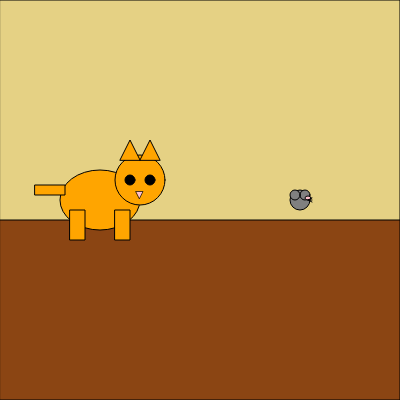
Frame 1 (no input)
Frame 60 (no input): identical to frame 1, image omitted
Frame 120 (the mouse pressed at the canvas centre since frame 60): identical to frame 1, image omitted

The p5.js sketch that drew this single still picture (run headless with seeded random() and noise() and a simulated clock; from frame 60 on, the mouse is pressed at the canvas centre):

// p5.js sketch
// ── sketch.js
let catX = 100;
let catY = 200;
let ratX = 300;
let ratY = 200;
let stepSize = 1; // Adjust the step size as needed for the cat's movement speed
let catClicked = false;
let ratSize = 20; // Initial size of the rat

function setup() {
  createCanvas(400, 400);
}

function draw() {
  // Draw background
  drawBackground();

  // Draw cat
  drawCat(catX, catY);

  // Draw rat
  drawRat(ratX, ratY);

  // Move cat if clicked
  if (catClicked && catX < ratX) {
    catX += stepSize;
  }

  // Check if the cat has reached the rat
  if (catX >= ratX && catY === ratY) {
    ratSize *= 2; // Double the rat's size
  }
}

function drawBackground() {
  // Yellow wall
  fill(229, 209, 132); // Yellow color
  rect(0, 0, width, height * 2.0); // Wall occupies 80% of the canvas height

  // Brown floor
  fill(139, 69, 19); // Brown color
  let floorY = ratY + 20; // Adjusted position of the floor
  rect(0, floorY, width, height - floorY); // Floor positioned slightly below the rat
}

function drawCat(x, y) {
  // Cat body
  fill(255, 165, 0); // Orange color
  ellipse(x, y, 80, 60);

  // Cat head
  fill(255, 165, 0); // Orange color
  ellipse(x + 40, y - 20, 50, 50);

  // Cat ears 
  fill(255, 165, 0); // Orange color
  triangle(x + 20, y - 40, x + 30, y - 60, x + 40, y - 40);
  triangle(x + 60, y - 40, x + 50, y - 60, x + 40, y - 40);

  // Cat eyes
  fill(0);
  ellipse(x + 30, y - 20, 10, 10);
  ellipse(x + 50, y - 20, 10, 10);

  // Nose
  push();
  translate(x + 36, y - 5);
  rotate(PI); // Rotate by 180 degrees 
  scale(0.7);
  fill(255, 192, 203); // Pink color
  triangle(-5, -5, -10, 5, 0, 5);
  pop();

  // Cat tail
  fill(255, 165, 0); // Orange color
  rect(x - 65, y - 15, 30, 10); //orange rectangle

  // Cat legs
  fill(255, 165, 0); // Orange color
  rect(x - 30, y + 10, 15, 30);
  rect(x + 15, y + 10, 15, 30);
}

function drawRat(x, y) {
  // Rat body
  fill(128); // Gray color
  ellipse(x, y, ratSize, ratSize);

  // Rat ears
  fill(128); // Gray color
  ellipse(x + ratSize * 0.25, y - ratSize * 0.25, ratSize * 0.5, ratSize * 0.5); // Right ear
  ellipse(x - ratSize * 0.25, y - ratSize * 0.25, ratSize * 0.5, ratSize * 0.5); // Left ear

  // Rat snout
  fill(255, 192, 203); // Pink color
  ellipse(x + ratSize * 0.4, y - ratSize * 0.1, ratSize * 0.3, ratSize * 0.2); // Snout

  // Rat whiskers
  stroke(0); // Black color
  line(x + ratSize * 0.4, y, x + ratSize * 0.6, y - ratSize * 0.1); // Whisker 1
  line(x + ratSize * 0.4, y, x + ratSize * 0.6, y); // Whisker 2
  line(x + ratSize * 0.4, y, x + ratSize * 0.6, y + ratSize * 0.1); // Whisker 3
}

function mouseClicked() {
  // Check if the mouse click is within the cat's bounding box
  if (mouseX > catX - 40 && mouseX < catX + 80 && mouseY > catY - 60 && mouseY < catY) {
    catClicked = true;
  }
}
